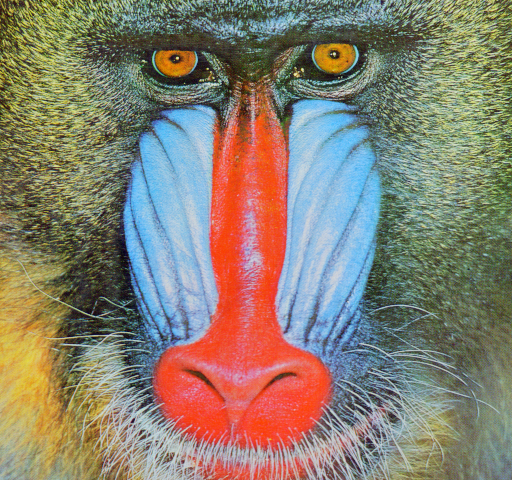
%> input picture Segundo/FSI/Practica 3/mandril.bmp, 512 x 480 px
$ octave ej4.m   (GNU Octave 9; MATLAB toolbox functions it lacks are replaced by stand-ins)
%> lines starting %> are read from the running program, lines starting %| are printed output that depends on the picture
im3 = imread('mandril.bmp');
%> im3 is the input picture: size 480x512x3 uint8; mean R, G, B 136.4, 127.9, 112.4
size(im3)%filas/  columnas/ numero de componentes necesarias para representar un color
%> ans = [480 512 3]
imshow(im3);
R = im3(:,:,1);
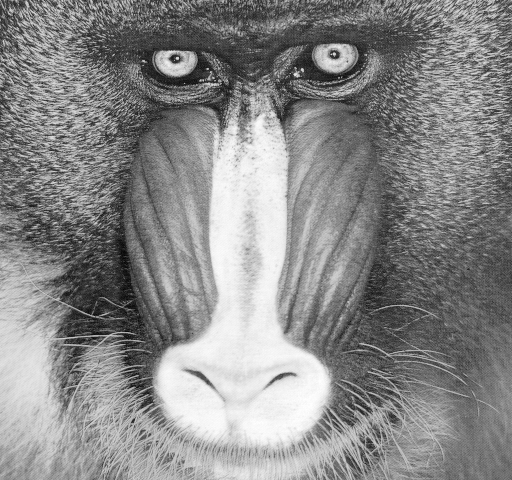
%> R: size 480x512 uint8; min 4, max 254, mean 136.4
G = im3(:,:,2);
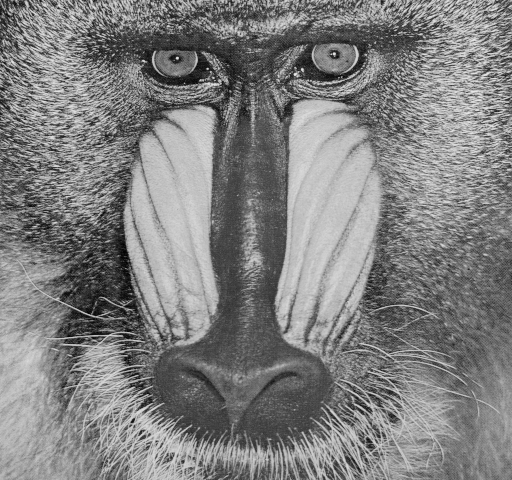
%> G: size 480x512 uint8; min 1, max 235, mean 127.9
B = im3(:,:,3);
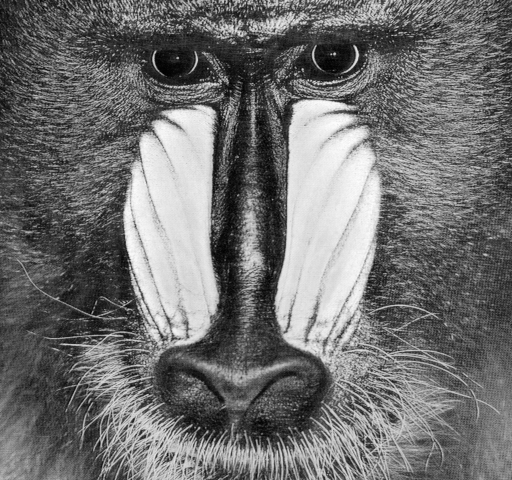
%> B: size 480x512 uint8; min 1, max 254, mean 112.4
figure;imshow(R);title('Componente roja.');
figure;imshow(G);title('Componente verde.');
figure;imshow(B);title('Componente azul.');
max(max(im3(:,:,1))) ;
min(min(im3(:,:,1))) ;
max(max(im3(:,:,2))) ;
min(min(im3(:,:,2))) ;
max(max(im3(:,:,3))) ;
min(min(im3(:,:,3))) ;

%para convertir la imagen uint8 a double:

im4 = im2double(im3); % Toda la imagen
r = im2double(R);
g = im2double(G);
b = im2double(B); % Componente a componente


imshow(im4/2);%se reduce el contraste
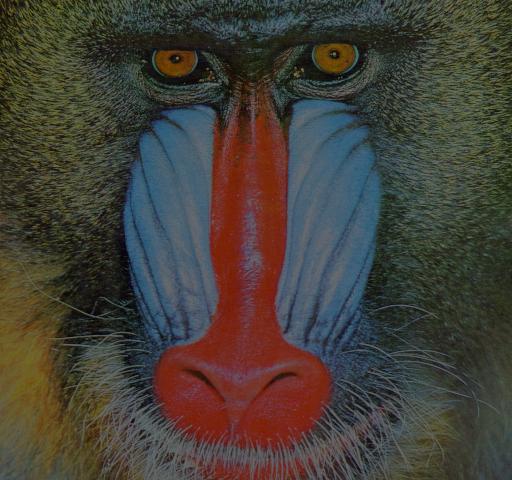
%> displayed picture: size 480x512x3, on the screen's scale of 0 to 255; mean R, G, B 68.5, 64.2, 56.4

$ run again, with Segundo/FSI/Practica 3/FondoVerde1.bmp copied over Segundo/FSI/Practica 3/mandril.bmp
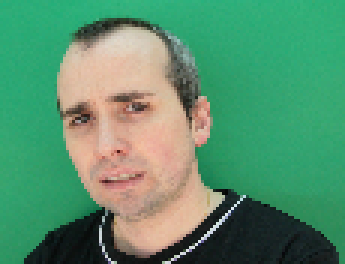
%> input picture Segundo/FSI/Practica 3/FondoVerde1.bmp, 115 x 88 px (shown 3 times larger)
%> im3 is the input picture: size 88x115x3 uint8; mean R, G, B 88.9, 144.9, 109.2
%> `B = im3(:,:,3);`:
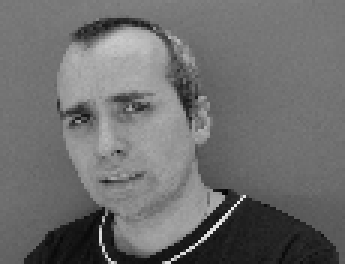
%> B: size 88x115 uint8 (shown 3 times larger); min 5, max 237, mean 109.2
%> `imshow(im4/2);`:
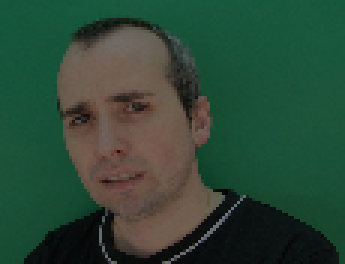
%> displayed picture: size 88x115x3, on the screen's scale of 0 to 255 (shown 3 times larger); mean R, G, B 44.7, 72.7, 54.8
